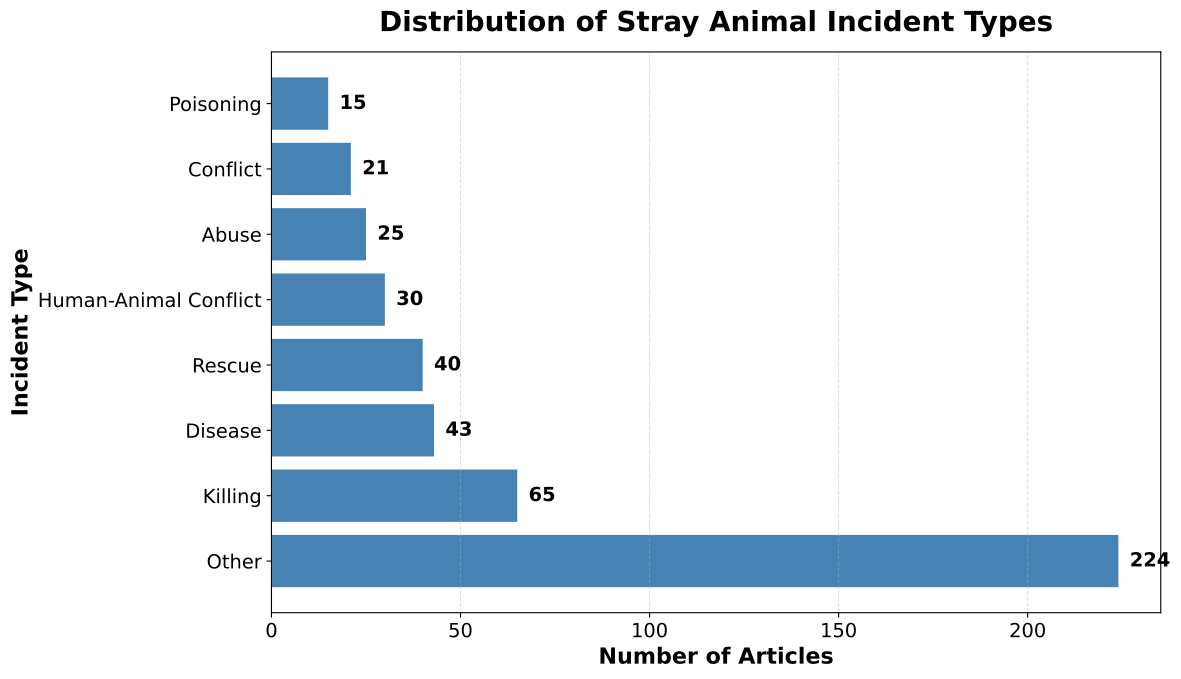

Source code (Python):
import pandas as pd
import matplotlib.pyplot as plt

# Load dataset
df = pd.read_csv("data/sari_scored_news.csv")

# Count incident types
incident_counts = df["incident_type"].value_counts()

# Global font settings
plt.rcParams.update({
    "font.size": 14,
    "axes.titlesize": 20,
    "axes.labelsize": 16,
    "xtick.labelsize": 14,
    "ytick.labelsize": 14
})

# Create figure
plt.figure(figsize=(12, 7))

# Horizontal bar chart
bars = plt.barh(
    incident_counts.index,
    incident_counts.values,
    color="steelblue"
)

# Title and labels
plt.title(
    "Distribution of Stray Animal Incident Types",
    fontsize=20,
    fontweight="bold",
    pad=15
)

plt.xlabel(
    "Number of Articles",
    fontsize=16,
    fontweight="bold"
)

plt.ylabel(
    "Incident Type",
    fontsize=16,
    fontweight="bold"
)

# Grid
plt.grid(axis="x", linestyle="--", alpha=0.4)

# Add values on bars (BIGGER)
for bar in bars:
    width = bar.get_width()
    plt.text(
        width + 3,
        bar.get_y() + bar.get_height()/2,
        str(int(width)),
        va="center",
        fontsize=14,
        fontweight="bold"
    )

# Adjust layout
plt.tight_layout()

# Save high-quality image
plt.savefig("visualization/incident_distribution.pdf", bbox_inches="tight")

# Show chart
plt.show()
